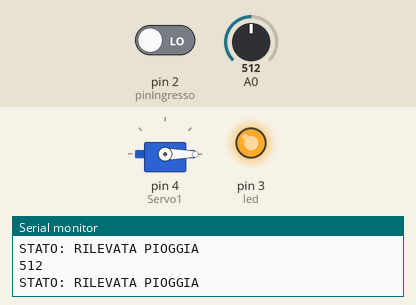
The sketch below on a simulated Arduino Uno, built with avr-gcc and run on an emulated ATmega328P. Parts: servo, output pins drawn as LEDs (lit = HIGH), the last lines printed to the serial monitor. The inputs (shaded band) are chosen by the test bench; at power-on: pin 2 (pinIngresso) LOW, A0 = 512.

Above: at 1.8 s.
1.9 s: pin 2 (pinIngresso) driven HIGH
At 2.3 s:
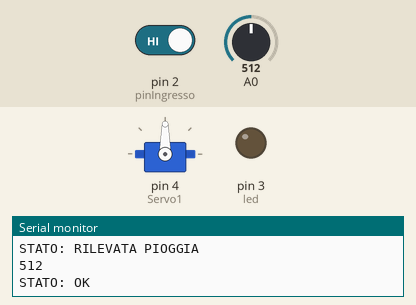
3.5 s: pin 2 (pinIngresso) driven LOW
At 5.1 s:
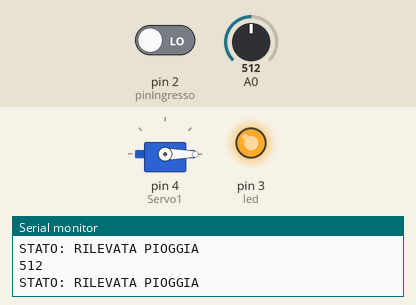
Timing chart, 0 to 6.6 s (numbered marks = the images above; inputs shaded):
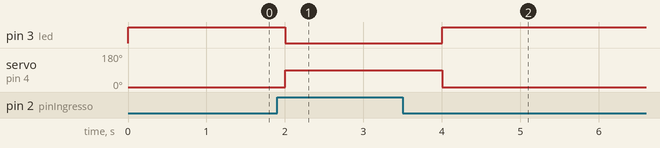

Measured:
- after the input at 1.9 s, pin 3 (led): HIGH → LOW after 0.10 s; servo on pin 4 (Servo1): 0° → 90° after 0.10 s
- after the input at 3.5 s, pin 3 (led): LOW → HIGH after 0.50 s; servo on pin 4 (Servo1): 90° → 0° after 0.50 s

The sketch:

sensore_pioggia_con_led_e_servo.ino
```cpp
#include <Servo.h>
Servo Servo1;

int pinIngresso = 2;
int led = 3;
int pioggia = 0;
int misurazione = 0;

void setup()
{
  Serial.begin(9600);
  Servo1.attach(4);
  pinMode(pinIngresso, INPUT);
  pinMode(led, OUTPUT);
}

void loop()
{
  pioggia = digitalRead(pinIngresso);
  misurazione = analogRead(A0);
  Serial.println(misurazione);


  if (pioggia == 1) {
    Serial.println("STATO: OK");
    digitalWrite(led, LOW);
    Servo1.write(90);
  }
  if (pioggia == 0) {
    Serial.println("STATO: RILEVATA PIOGGIA");
    digitalWrite(led, HIGH);
    Servo1.write(0);
  }
  delay(1000);

}
```
